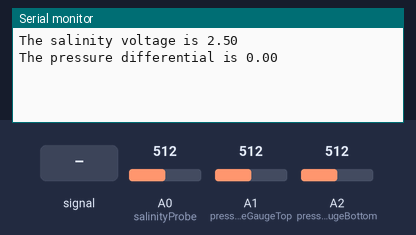
Simulated run of this sketch. Board: Arduino Uno, built with avr-gcc and run on an emulated ATmega328P. On the bench: the last lines printed to the serial monitor. The test bench sets the inputs (shaded band); at power-on: A0 (salinityProbe) = 512, A1 (pressureGaugeTop) = 512, A2 (pressureGaugeBottom) = 512.

Above: at 1.8 s.
1.9 s: A0 (salinityProbe) fed a 200 Hz sine of ±81 counts around its level
3.4 s: A0 (salinityProbe) set to 716
At 4.5 s:
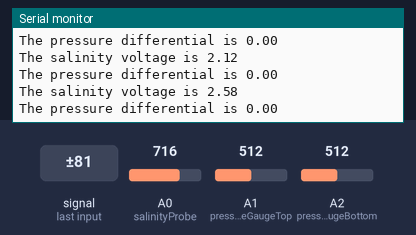
4.9 s: A1 (pressureGaugeTop) set to 716
At 5.8 s:
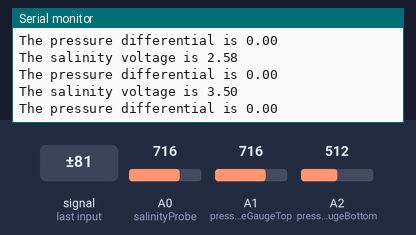
6.4 s: A2 (pressureGaugeBottom) set to 306
At 7.7 s:
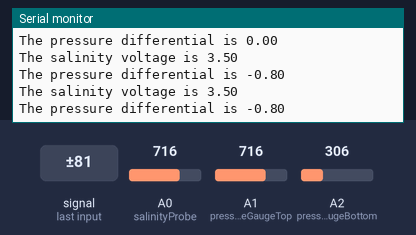
7.9 s: A0 (salinityProbe) fed a 1000 Hz sine of ±255 counts around its level
9.4 s: A0 (salinityProbe) set to 900
At 10.6 s:
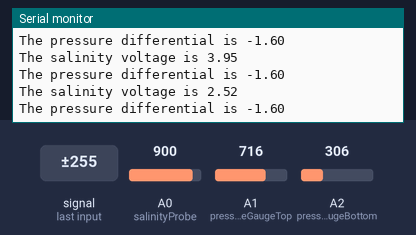
Timing chart, 0 to 11.9 s (numbered marks = the images above; inputs shaded):
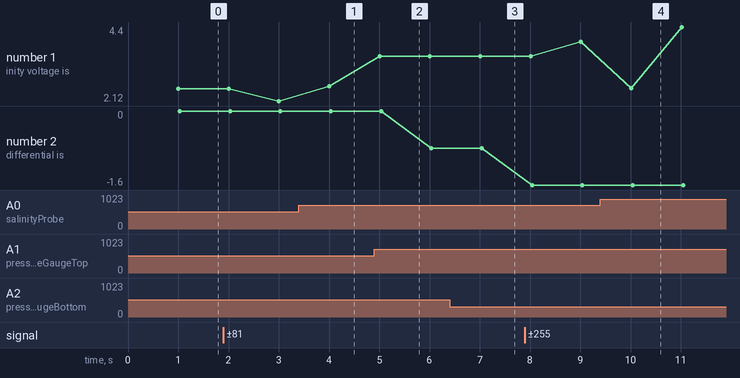

Measured:
- plotted number 1: 2.5 → 2.12 after the input at 1.9 s, 3.5 → 3.95 after the input at 7.9 s, 3.95 → 4.4 after the input at 9.4 s
- plotted number 2: 0 → -0.8 after the input at 4.9 s

The sketch:

packedBedDeionizerFinal.ino
```cpp
//Add the MegunoLink library for real time data collection
#include "MegunoLink.h"

//Create plots for salinity and pressure differential
TimePlot Salinity;
TimePlot PressureDifferential;

// Define variable names for the Arduino pins
//int freshPump = 4;
//int brackishPump = 5;
int gaugePower = 7;
int salinityPower = 6;
int salinityProbe = A0;
int pressureGaugeTop = A1;
int pressureGaugeBottom = A2;

//salinity variables
int cycleCount = 0;
float maxADC = 1023.0;
float probeValue = 0.0;
float salinityVoltage;
float salinityThreshold = 3.8;

//pressure variables
float psi0MV = 500.0;
float psi30MV = 4500.0;
float rangeADCMV = 5000.0;
float pressureGaugeTopValue = 0.0;
float pressureGaugeBottomValue = 0.0;
float pressureGaugeTopVoltage = 0.0;
float pressureGaugeBottomVoltage = 0.0;
float pressureDifferential = 0.0;
float pressureConversionPSI = 0.0;
float pressureConversionKPA = 0.0;

//pump variables
//boolean switchPump = false;


void setup() {
  // Set the pump pins as output pins
  //pinMode(freshPump, OUTPUT);
  //pinMode(brackishPump, OUTPUT);
  pinMode(salinityPower, OUTPUT);
  pinMode(gaugePower, OUTPUT);
  // Begin serial connection at 9600 baud
  Serial.begin(9600);
}

void loop() {
  // Write a logic high to the salinity probes power pin
  if(cycleCount > 100){
    digitalWrite(salinityPower, LOW);
    cycleCount = 0;
  }
  else
   digitalWrite(salinityPower, HIGH);


  // Read in salinity value
  probeValue = analogRead(salinityProbe);
  salinityVoltage = probeValue * (5.0 / maxADC);


  // Read in pressure gauge values
  digitalWrite(gaugePower, HIGH);
  pressureGaugeTopValue = analogRead(pressureGaugeTop);
  pressureGaugeBottomValue = analogRead(pressureGaugeBottom);
  pressureGaugeTopVoltage = pressureGaugeTopValue * (4.0 / maxADC);
  pressureGaugeBottomVoltage = pressureGaugeBottomValue * (4.0 / maxADC);
  pressureDifferential = abs(pressureGaugeBottomVoltage) - abs(pressureGaugeTopVoltage);
  pressureConversionPSI = pressureDifferential * 0.0075;
  pressureConversionKPA = pressureConversionPSI * 6.895;


  // Checks to see if the salinity threshold has been reached
  //if (salinityVoltage < salinityThreshold) {
    //switchPump = true;
  //}
  //else
    //switchPump = false;

  // Checks to see if the pumps need to be switched
  //if (switchPump == true) {
    //digitalWrite(brackishPump, LOW);
    //digitalWrite(freshPump, HIGH);
  //}
  //else
    //digitalWrite(freshPump, LOW);
    //digitalWrite(brackishPump, HIGH);

  // Send values through serial connection to computer
  //delay(1000);
  //if (switchPump == true) {
    //Serial.print("The freshwater pump is in use");
    //Serial.print('\n');
  //}
  //else
    //Serial.print("The brackish pump is in use");
    //Serial.print('\n');
    delay(1000);
    Serial.print("The salinity voltage is ");
    Serial.print(salinityVoltage);
    Serial.print('\n');

    Serial.print("The pressure differential is ");
    Serial.print(pressureDifferential);
    Serial.print('\n');

  // Increase cycle count for salinity probe power
    cycleCount ++;
  //Send values to MegunoLink timeplots
    PressureDifferential.SendData("Pressure Differential", pressureDifferential);
    Salinity.SendData("Salinity Voltage", salinityVoltage);

}
```
